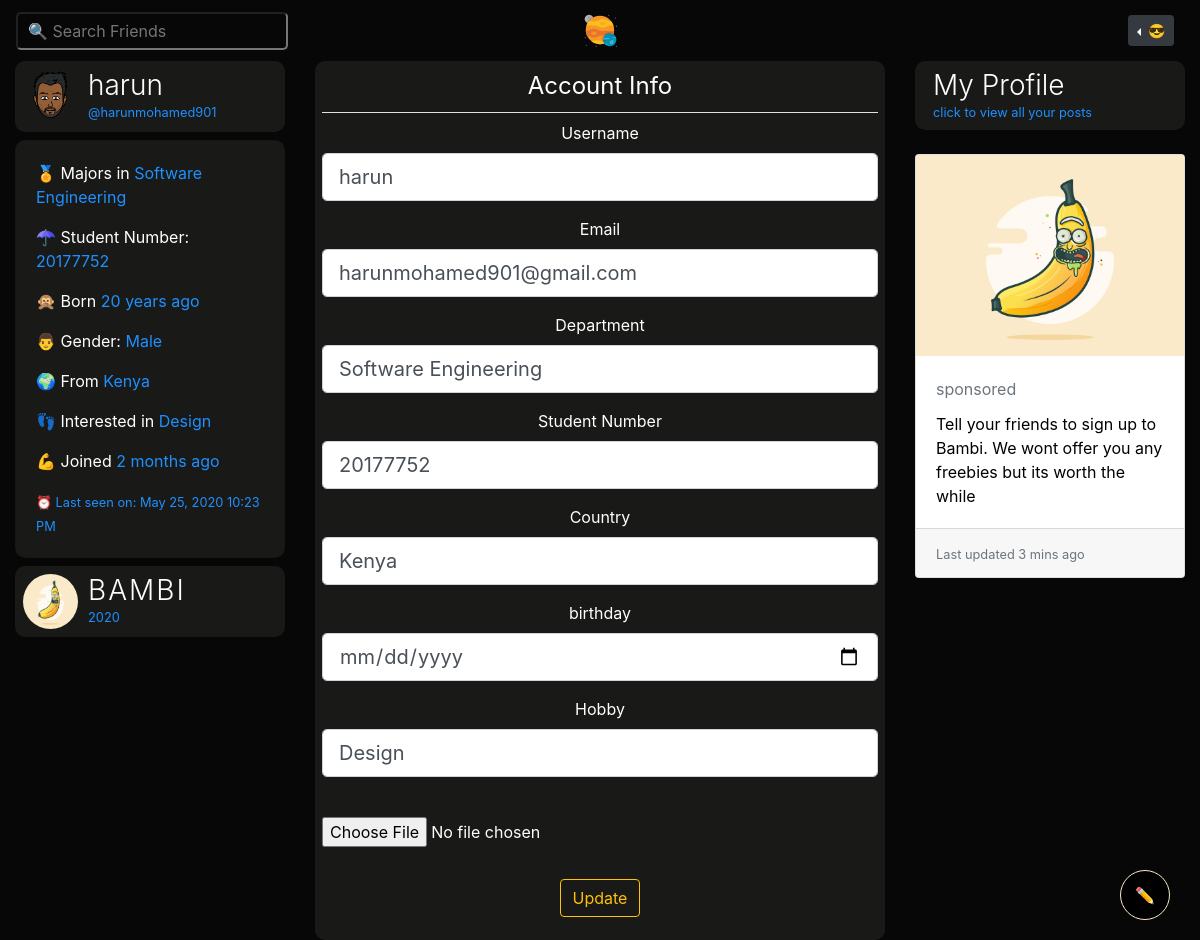
Page /account (signed in) on the earlier database version.
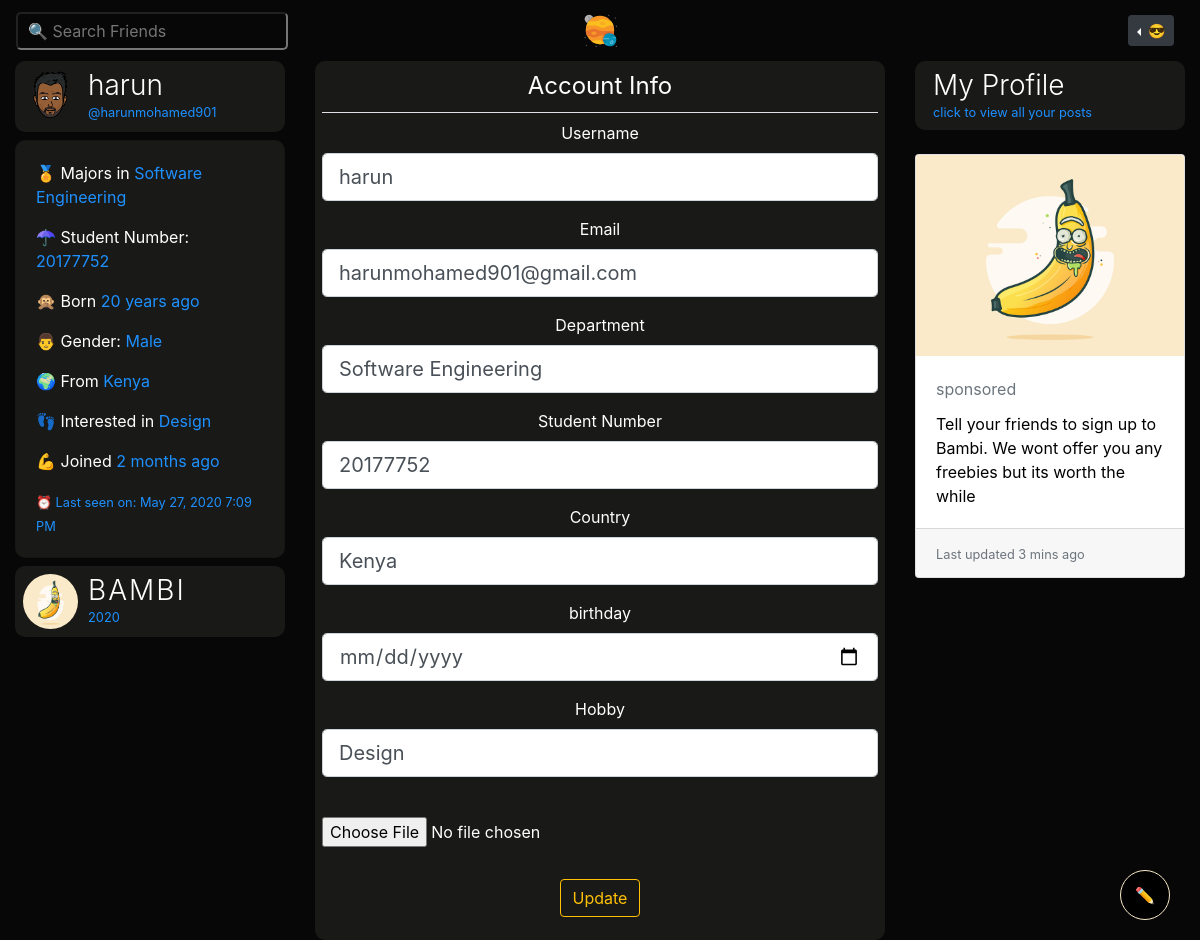
Same page on the later database version.
### bambiv3/models.py (models this page shows, shortened)
class User(db.Model, UserMixin):
	id = db.Column(db.Integer, primary_key=True)
	username = db.Column(db.String(20), unique=True, nullable=False)
	email = db.Column(db.String(120), unique=True, nullable=False)
	image_file = db.Column(db.String(20), nullable=False, default='default.jpg')
	password = db.Column(db.String(60), nullable=False)
	last_seen = db.Column(db.DateTime, default=datetime.utcnow)
	date_joined = db.Column(db.DateTime, nullable=False, default=datetime.utcnow)
	department = db.Column(db.String(20), nullable=False)
	student_number = db.Column(db.Integer(), unique=True, nullable=False)
	age = db.Column(db.DateTime, nullable=False)
	gender = db.Column(db.String(20), nullable=False)
	country = db.Column(db.String(20), nullable=False)
	hobby = db.Column(db.String(20), nullable=False)
	bio = db.Column(db.String(120), nullable=True)
	private = db.Column(db.Boolean, default=False, nullable=False)
	single = db.Column(db.Boolean, default=False, nullable=False)
	snapchat = db.Column(db.String(20),default=False, nullable=False)
	instagram = db.Column(db.String(20),default=False, nullable=False)
	posts = db.relationship('Post', backref='author', lazy=True)
	products = db.relationship('Product', backref='author', lazy=True)
	comments = db.relationship("Comment", backref="author", lazy="dynamic", cascade="all, delete-orphan")
	followed = db.relationship(
		'User', secondary=followers,
		primaryjoin=(followers.c.follower_id == id),
		secondaryjoin=(followers.c.followed_id == id),
		backref=db.backref('followers', lazy='dynamic'), lazy='dynamic')
	messages_sent = db.relationship('Message',
									foreign_keys='Message.sender_id',
									backref='author', lazy='dynamic')
	messages_received = db.relationship('Message',
										foreign_keys='Message.recipient_id',
										backref='recipient', lazy='dynamic')
	last_message_read_time = db.Column(db.DateTime)
	def new_messages(self):
		last_read_time = self.last_message_read_time or datetime(1900, 1, 1)
		return Message.query.filter_by(recipient=self).filter(
			Message.timestamp > last_read_time).count()

### bambiv3/routes.py (the view)
@app.route('/account', methods=['GET', 'POST'])
@login_required
def account():
	form = UpdateAccountForm()
	if form.validate_on_submit():
		if form.picture.data:
			picture_file = profile_img(form.picture.data)
			current_user.image_file = picture_file
		current_user.username = form.username.data.lower()
		current_user.email = form.email.data
		current_user.department = form.department.data
		current_user.student_number = form.student_number.data
		current_user.country = form.country.data
		current_user.age = form.age.data
		current_user.hobby = form.hobby.data
		db.session.commit()
		flash('Your Account has been updated', 'success')
		return redirect(url_for('account'))
	elif request.method == 'GET':
		form.username.data = current_user.username
		form.email.data = current_user.email
		form.department.data = current_user.department
		form.student_number.data = current_user.student_number
		form.country.data = current_user.country
		form.age.data = current_user.age
		form.hobby.data = current_user.hobby
	image_file = url_for('static', filename='profile_pics/' + current_user.image_file)
	return render_template('account.html', title='Account', image_file=image_file, form=form)

### bambiv3/forms.py (shortened to what this page needs)
class UpdateAccountForm(FlaskForm):
	username = StringField('Username', validators = [DataRequired(), Length(min=2, max=20), Regexp(r'^[\w.-_.]+$')])
	email = StringField('Email', validators = [DataRequired(), Email()])
	picture = FileField('', validators=[FileAllowed(['jpg', 'jpeg' , 'png'])])
	department = StringField('Department', validators=[DataRequired()])
	student_number = StringField('Student Number', validators=[DataRequired()])
	country = StringField('Country', validators=[DataRequired()])
	age = DateField('birthday', format='%d-%m-%Y', validators=[DataRequired()])
	hobby = StringField('Hobby', validators=[DataRequired()])
	snapchat = StringField('Snapchat')
	instagram = StringField('Instagram')
	bio = PageDownField('Bio')
	private = BooleanField('Private?')
	single = BooleanField('Single & Searchin?')
	submit = SubmitField('Update')

### bambiv3/models.py (called while the page is built)
@login_manager.user_loader
def load_user(user_id):
	return User.query.get(int(user_id))

### bambiv3/routes.py (called while the page is built)
@app.before_request
def before_request():
	if current_user.is_authenticated:
		current_user.last_seen = datetime.utcnow()
		db.session.commit()

### bambiv3/templates/account.html (shortened to what the changed rows need)
{% extends "layout.html" %}
{% block content %}
<div class="container-fluid">
	<div class="row">
		<div class="col-lg-3 d-none d-lg-block position-fixed">
			<header class="mb-2">
		        <div class="profile-name">
		          <h3>{{current_user.username}}</h3>
		          <small>@{{current_user.email.split("@")[0] | lower}}</small>
		        </div>
		      </header>
		    <div class="card about mb-2" style="color:#fff;background:#191917;border-radius:10px;">
		    <div class="card-body">
		      <p> 🏅 Majors in <span>{{current_user.department}}</span></p>
		      <p> ☂ Student Number: <span>{{current_user.student_number}}</span></p>
		      <p> 🙊 Born <span>{{ moment(current_user.age).fromNow() }}</span></p>
		      <p> {% if current_user.gender == 'male' %} 👨 {% else %}👩 {% endif %} Gender: <span>{{current_user.gender.title()}}</span></p>
		      <p> 🌍 From <span>{{current_user.country.title()}}</span></p>
		      <p> 👣 Interested in <span>{{current_user.hobby}}</span></p>
		      <p> 💪 Joined <span>{{ moment(current_user.date_joined).fromNow() }}</span></p>
		      <small>⏰ Last seen on: {{ moment(current_user.last_seen).format('LLL') }}</small>
		    </div>
		  </div>
		</div>
		<div class="col-lg-6 offset-lg-3" style="text-align: center">
			<div class="post">
			  <div id="inner">
			   <div class="content-section">
				  <form method="POST" action="" enctype="multipart/form-data">
				    <fieldset class="form-group">
				      <div class="form-group">
				        {{ form.username.label(class="form-control-label") }}
				        {% if form.username.errors %}
				        {{ form.username(class="form-control form-control-lg is-invalid") }}
				        <div class="invalid-feedback">
				          {% for error in form.username.errors %}
				          <span>{{ error }}</span>
				          {% endfor %}
				        </div>
				        {% else %}
				        {{ form.username(class="form-control form-control-lg") }}
				        {% endif %}
				      </div>
				      <div class="form-group">
				        {{ form.email.label(class="form-control-label") }}
				        {% if form.email.errors %}
				        {{ form.email(class="form-control form-control-lg is-invalid") }}
				        <div class="invalid-feedback">
				          {% for error in form.email.errors %}
				          <span>{{ error }}</span>
				          {% endfor %}
				        </div>
				        {% else %}
				        {{ form.email(class="form-control form-control-lg") }}
				        {% endif %}
				      </div>
				      <div class="form-group">
				        {{ form.department.label(class="form-control-label") }}
				        {% if form.department.errors %}
				        {{ form.department(class="form-control form-control-lg is-invalid") }}
				        <div class="invalid-feedback">
				          {% for error in form.department.errors %}
				          <span>{{ error }}</span>
				          {% endfor %}
				        </div>
				        {% else %}
				        {{ form.department(class="form-control form-control-lg") }}
				        {% endif %}
				      </div>
				      <div class="form-group">
				        {{ form.student_number.label(class="form-control-label") }}
				        {% if form.student_number.errors %}
				        {{ form.student_number(class="form-control form-control-lg is-invalid") }}
				        <div class="invalid-feedback">
				          {% for error in form.student_number.errors %}
				          <span>{{ error }}</span>
				          {% endfor %}
				        </div>
				        {% else %}
				        {{ form.student_number(class="form-control form-control-lg") }}
				        {% endif %}
				      </div>
				      <div class="form-group">
				        {{ form.country.label(class="form-control-label") }}
				        {% if form.country.errors %}
				        {{ form.country(class="form-control form-control-lg is-invalid") }}
				        <div class="invalid-feedback">
				          {% for error in form.country.errors %}
				          <span>{{ error }}</span>
				          {% endfor %}
				        </div>
				        {% else %}
				        {{ form.country(class="form-control form-control-lg") }}
				        {% endif %}
				      </div>
				       <div class="form-group">
				        {{ form.age.label(class="form-control-label") }}
				        {% if form.age.errors %}
				        {{ form.age(class="form-control form-control-lg is-invalid") }}
				        <div class="invalid-feedback">
				          {% for error in form.age.errors %}
				          <span>{{ error }}</span>
				          {% endfor %}
				        </div>
				        {% else %}
				        {{ form.age(class="form-control form-control-lg") }}
				        {% endif %}
				      </div>
				      <div class="form-group">
				        {{ form.hobby.label(class="form-control-label") }}
				        {% if form.hobby.errors %}
				        {{ form.hobby(class="form-control form-control-lg is-invalid") }}
				        <div class="invalid-feedback">
				          {% for error in form.hobby.errors %}
				          <span>{{ error }}</span>
				          {% endfor %}
				        </div>
				        {% else %}
				        {{ form.hobby(class="form-control form-control-lg") }}
				        {% endif %}
				      </div>
				    </fieldset>
				  </form>
			  </div>
		</div>
			</div>
		</div>
	</div>
</div>
{% endblock content %}

Differences in the rows shown:
changed User "harun": last_seen "May 25, 2020 10:23 PM" → "May 27, 2020 7:09 PM"
